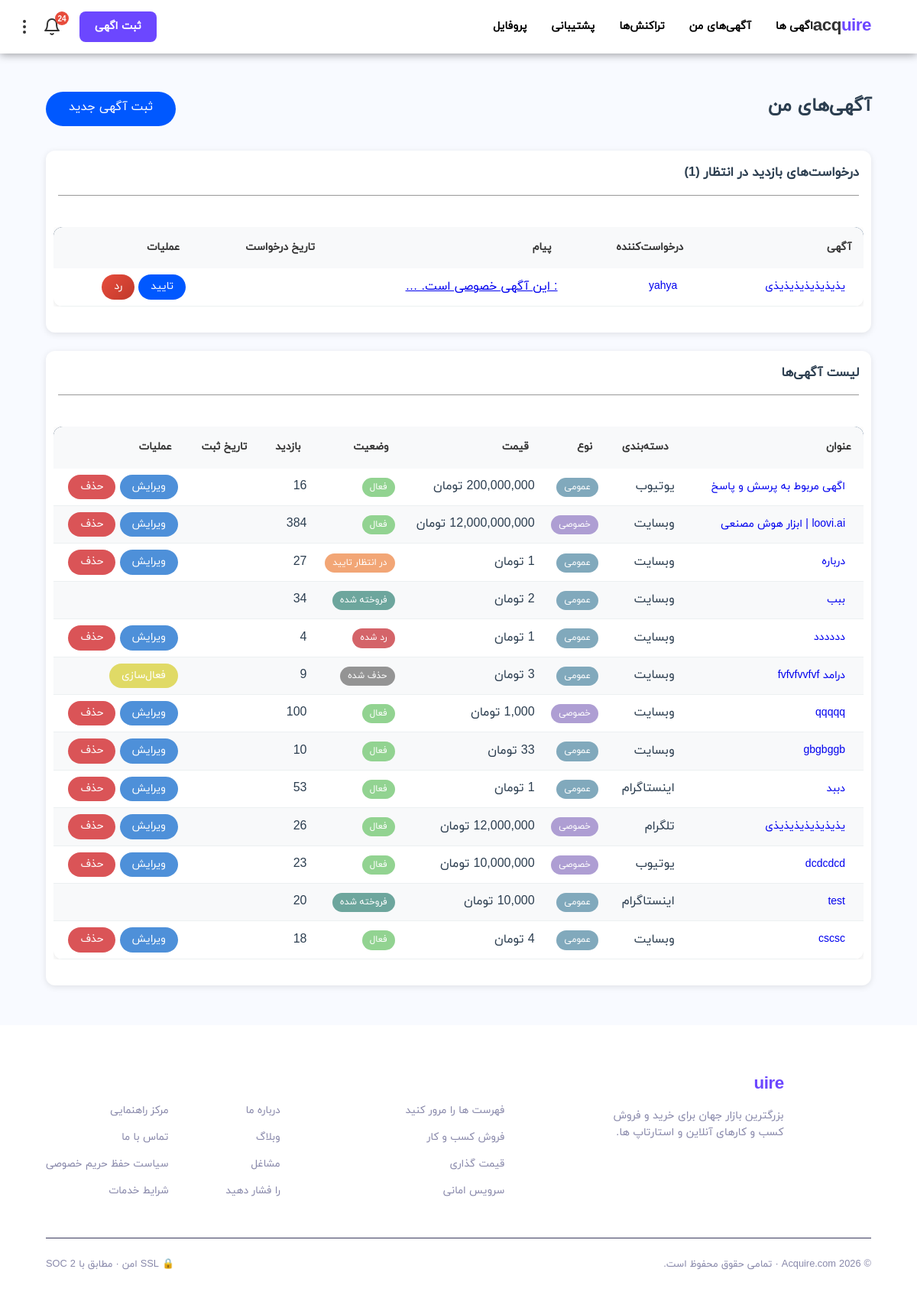
The page /listings/my-listings/ (signed in) on the database as committed earlier.
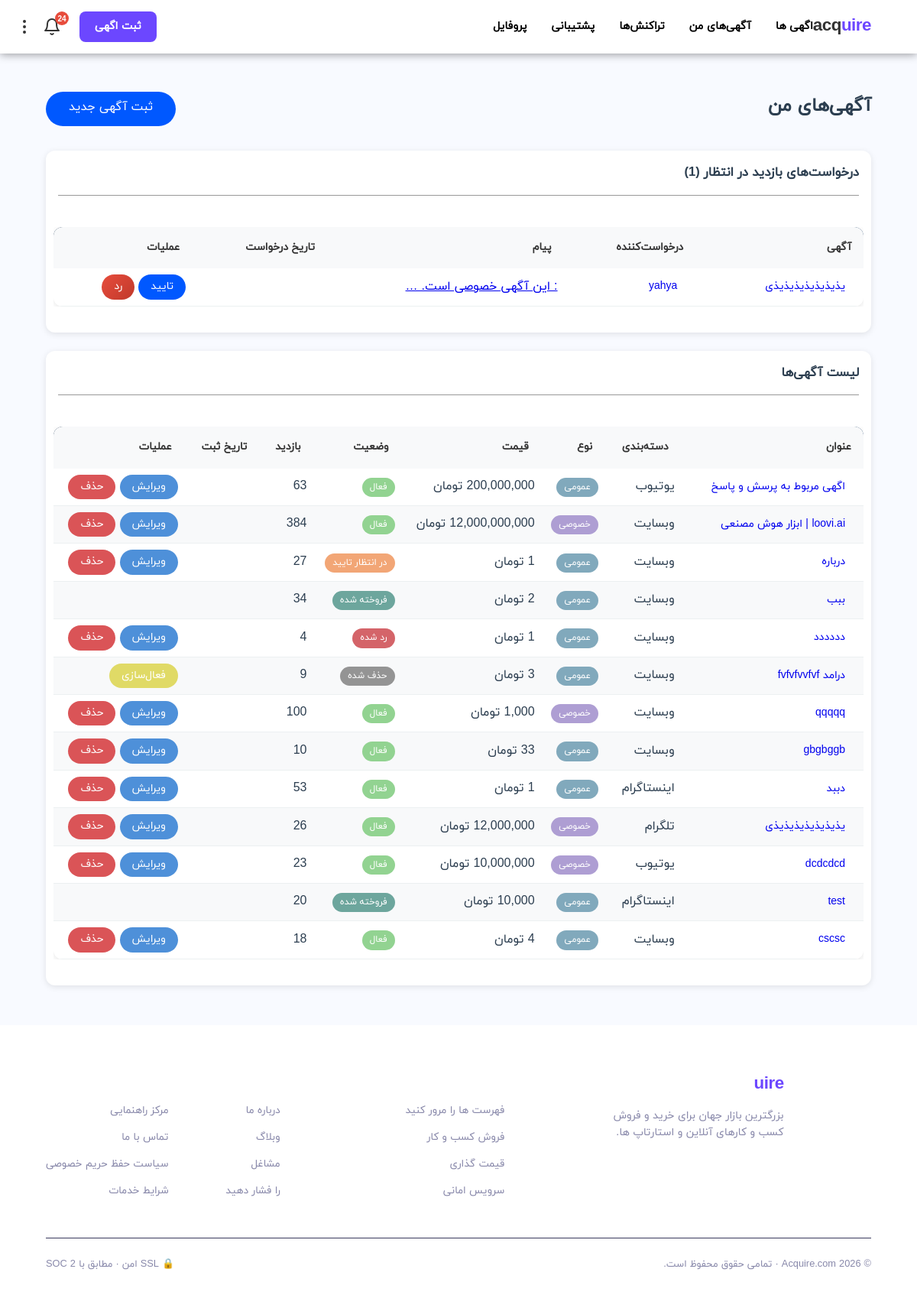
The same page on the database as committed later.
### listings/models.py (models this page shows, shortened)
class Listing(models.Model):
    STATUS_CHOICES = [
        ('pending', 'در انتظار تایید'),
        ('active', 'فعال'),
        ('sold', 'فروخته شده'),
        ('rejected', 'رد شده'),
        ('deleted', 'حذف شده'),
    ]
    """LEVEL_CHOICES = [
        ('beginner', 'مبتدی'),
        ('intermediate', 'متوسط'),
        ('advanced', 'پیشرفته'),
        ('professional', 'حرفه‌ای'),
    ] """
    seller = models.ForeignKey(settings.AUTH_USER_MODEL, on_delete=models.CASCADE, related_name='listings')
    category = models.ForeignKey(Category, on_delete=models.SET_NULL, null=True)
    title = models.CharField(max_length=200)
    description = models.TextField()
    location = models.TextField(max_length=200, null=True, blank=True)
    price = models.DecimalField(max_digits=12, decimal_places=0)
    discount_price = models.DecimalField(max_digits=12, decimal_places=0, null=True, blank=True)
    about_platform = models.TextField(null=True, blank=True, verbose_name='درباره پلتفرم')
    """ level = models.CharField(max_length=20, choices=LEVEL_CHOICES, default='beginner', verbose_name='سطح') """
    platform_url = models.URLField()
    followers_count = models.IntegerField(default=0)
    monthly_income = models.DecimalField(null=True, blank=True, max_digits=12, decimal_places=0)
    platform_age = models.IntegerField(default=0)
    most_like = models.IntegerField(null=True, blank=True)
    most_view = models.IntegerField(null=True, blank=True)
    most_comment = models.IntegerField(null=True, blank=True)
    main_image = models.ImageField(upload_to='listings/images/')
    is_preferment = models.BooleanField(default=False, verbose_name='آگهی ارتقا یافته')
    is_income = models.BooleanField(default=True, verbose_name='اگهی به درامد رسیده')
    is_verified = models.BooleanField(default=False, verbose_name='اطلاعات مورد تایید است')
    is_private = models.BooleanField(default=False, verbose_name='آگهی خصوصی')
    status = models.CharField(max_length=20, choices=STATUS_CHOICES, default='pending')
    rejection_reason = models.TextField(blank=True, null=True, verbose_name='دلیل رد')
    views_count = models.IntegerField(default=0)
    created_at = models.DateTimeField(auto_now_add=True)
    updated_at = models.DateTimeField(auto_now=True)
    class Meta:
        ordering = ['-created_at']

class Category(models.Model):
    PLATFORM_CHOICES = [
        ('website', 'وبسایت'),
        ('instagram', 'اینستاگرام'),
        ('telegram', 'تلگرام'),
        ('youtube', 'یوتیوب'),
        ('aparat', 'آپارات'),
        ('other', 'سایر'),
    ]
    name = models.CharField(max_length=100)
    platform = models.CharField(max_length=20, choices=PLATFORM_CHOICES)
    description = models.TextField(blank=True)
    class Meta:
        verbose_name_plural = 'دسته‌بندی‌ها'

### listings/views.py (the view)
# urls.py: path('my-listings/', views.my_listings, name='my_listings'),
@login_required
def my_listings(request):
    listings = Listing.objects.filter(seller=request.user)
    pending_requests = VisitRequest.objects.filter(
        listing__seller=request.user,
        status='pending'
    ).select_related('listing', 'requester')
    return render(request, 'listings/my_listings.html', {
        'listings': listings,
        'pending_requests': pending_requests
    })

### listings/templatetags/custom_tags.py (called while the page is built)
@register.filter(name='split_number')
def split_number(value):
    try:
        return f"{int(value):,}"
    except (ValueError, TypeError):
        return value

### listings/templatetags/date_filters.py (called while the page is built)
@register.filter
def jalali_date_numeric(value):
    if not value:
        return ""
    j_date = jdatetime.datetime.fromgregorian(datetime=value)
    return j_date.strftime("%Y/%m/%d")

@register.filter
def to_jalali(value):
    if value:
        jalali_date = jdatetime.datetime.fromgregorian(datetime=value)
        return jalali_date.strftime('%Y/%m/%d %H:%M')
    return ''

### notifications/context_processors.py (called while the page is built)
def unread_notifications_count(request):
    if request.user.is_authenticated:
        count = Notification.objects.filter(recipient=request.user, is_read=False).count()
        return {'unread_notifications_count': count}
    return {'unread_notifications_count': 0}

### templates/listings/my_listings.html (shortened to what the changed rows need)
{% extends 'base.html' %}
{% load custom_tags %}
{% load date_filters %}
{% block content %}
<div class="btn-listing-create">
    <h2 class="mb-4">آگهی‌های من</h2>
</div>
{% if pending_requests %}
<div class="card mb-4">
    <div class="card-body">
        <div class="table-responsive">
            <table class="table table-hover">
                <thead>
                    <tr>
                        <th>آگهی</th>
                        <th>درخواست‌کننده</th>
                        <th>پیام</th>
                        <th>تاریخ درخواست</th>
                        <th>عملیات</th>
                    </tr>
                </thead>
            </table>
        </div>
    </div>
</div>
{% endif %}
<div class="card">
    <div class="card-body">
        <div class="table-responsive">
            <table class="table table-striped">
                <thead>
                    <tr>
                        <th>عنوان</th>
                        <th>دسته‌بندی</th>
                        <th>نوع</th>
                        <th>قیمت</th>
                        <th>وضعیت</th>
                        <th>بازدید</th>
                        <th>تاریخ ثبت</th>
                        <th>عملیات</th>
                    </tr>
                </thead>
                <tbody>
                    {% for listing in listings %}
                    <tr style="cursor: pointer;">
                        <td>
                            <a href="{% url 'listings:listing_detail' listing.pk %}" class="btn btn-sm btn-link"
                                onclick="event.stopPropagation();">
                                {{ listing.title }}
                            </a>
                        </td>
                        <td>{{ listing.category.name }}</td>
                        <td>
                            {% if listing.is_private %}
                            <span class="badge tag-private">خصوصی</span>
                            {% else %}
                            <span class="badge tag-general">عمومی</span>
                            {% endif %}
                        </td>
                        <td>{{ listing.price|split_number }} تومان</td>
                        <td>
                            <span
                                class="badge tag-{% if listing.status == 'active' %}active{% elif listing.status == 'sold' %}sold{% elif listing.status == 'rejected' %}not-accepted{% elif listing.status == 'deleted' %}deleted{% else %}waiting{% endif %}">
                                {{ listing.get_status_display }}
                            </span>
                        </td>
                        <td>{{ listing.views_count|split_number }}</td>
                        <td>{{ listing.created_at|jalali_date_numeric }}</td>
                        <td onclick="event.stopPropagation();">
                            {% if listing.status != 'deleted' and listing.status != 'sold' %}
                            <a href="{% url 'listings:listing_edit' listing.pk %}"
                                class="btn btn-sm btn-edit">ویرایش</a>
                            <a href="{% url 'listings:listing_delete' listing.pk %}"
                                class="btn btn-sm btn-remove">حذف</a>
                            {% endif %}
                        </td>
                    </tr>
                    {% empty %}
                    <tr>
                        <td colspan="8" class="text-center">شما هنوز آگهی ثبت نکرده‌اید.</td>
                    </tr>
                    {% endfor %}
                </tbody>
            </table>
        </div>
    </div>
</div>
{% endblock %}

Rows that differ between the two databases and show on the page:
changed Listing "اگهی مربوط به پرسش و پاسخ": views_count|split_number "16" → "63"
